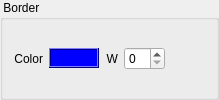
        <widget class="QGroupBox" name="groupbox_fc_border">
         <property name="title">
          <string> Border </string>
         </property>
         <layout class="QHBoxLayout" name="horizontalLayout_8">
          <item>
           <widget class="QLabel" name="label_fc_border_color">
            <property name="text">
             <string>Color</string>
            </property>
            <property name="alignment">
             <set>Qt::AlignRight|Qt::AlignTrailing|Qt::AlignVCenter</set>
            </property>
           </widget>
          </item>
          <item>
           <widget class="QFrame" name="frame_fc_border_color">
            <property name="minimumSize">
             <size>
              <width>50</width>
              <height>0</height>
             </size>
            </property>
            <property name="maximumSize">
             <size>
              <width>16777215</width>
              <height>20</height>
             </size>
            </property>
            <property name="palette">
             <palette>
              <active>
               <colorrole role="WindowText">
                <brush brushstyle="SolidPattern">
                 <color alpha="255">
                  <red>0</red>
                  <green>0</green>
                  <blue>0</blue>
                 </color>
                </brush>
               </colorrole>
               <colorrole role="Button">
                <brush brushstyle="SolidPattern">
                 <color alpha="255">
                  <red>0</red>
                  <green>0</green>
                  <blue>255</blue>
                 </color>
                </brush>
               </colorrole>
               <colorrole role="Light">
                <brush brushstyle="SolidPattern">
                 <color alpha="255">
                  <red>127</red>
                  <green>127</green>
                  <blue>255</blue>
                 </color>
                </brush>
               </colorrole>
               <colorrole role="Midlight">
                <brush brushstyle="SolidPattern">
                 <color alpha="255">
                  <red>63</red>
                  <green>63</green>
                  <blue>255</blue>
                 </color>
                </brush>
               </colorrole>
               <colorrole role="Dark">
                <brush brushstyle="SolidPattern">
                 <color alpha="255">
                  <red>0</red>
                  <green>0</green>
                  <blue>127</blue>
                 </color>
                </brush>
               </colorrole>
               <colorrole role="Mid">
                <brush brushstyle="SolidPattern">
                 <color alpha="255">
                  <red>0</red>
                  <green>0</green>
                  <blue>170</blue>
                 </color>
                </brush>
               </colorrole>
               <colorrole role="Text">
                <brush brushstyle="SolidPattern">
                 <color alpha="255">
                  <red>0</red>
                  <green>0</green>
                  <blue>0</blue>
                 </color>
                </brush>
               </colorrole>
               <colorrole role="BrightText">
                <brush brushstyle="SolidPattern">
                 <color alpha="255">
                  <red>255</red>
                  <green>255</green>
                  <blue>255</blue>
                 </color>
                </brush>
               </colorrole>
               <colorrole role="ButtonText">
                <brush brushstyle="SolidPattern">
                 <color alpha="255">
                  <red>0</red>
                  <green>0</green>
                  <blue>0</blue>
                 </color>
                </brush>
               </colorrole>
               <colorrole role="Base">
                <brush brushstyle="SolidPattern">
                 <color alpha="255">
                  <red>255</red>
                  <green>255</green>
                  <blue>255</blue>
                 </color>
                </brush>
               </colorrole>
               <colorrole role="Window">
                <brush brushstyle="SolidPattern">
                 <color alpha="255">
                  <red>0</red>
                  <green>0</green>
                  <blue>255</blue>
                 </color>
                </brush>
               </colorrole>
               <colorrole role="Shadow">
                <brush brushstyle="SolidPattern">
                 <color alpha="255">
                  <red>0</red>
                  <green>0</green>
                  <blue>0</blue>
                 </color>
                </brush>
               </colorrole>
               <colorrole role="AlternateBase">
                <brush brushstyle="SolidPattern">
                 <color alpha="255">
                  <red>127</red>
                  <green>127</green>
                  <blue>255</blue>
                 </color>
                </brush>
               </colorrole>
               <colorrole role="ToolTipBase">
                <brush brushstyle="SolidPattern">
                 <color alpha="255">
                  <red>255</red>
                  <green>255</green>
                  <blue>220</blue>
                 </color>
                </brush>
               </colorrole>
               <colorrole role="ToolTipText">
                <brush brushstyle="SolidPattern">
                 <color alpha="255">
                  <red>0</red>
                  <green>0</green>
                  <blue>0</blue>
                 </color>
                </brush>
               </colorrole>
              </active>
              <inactive>
               <colorrole role="WindowText">
                <brush brushstyle="SolidPattern">
                 <color alpha="255">
                  <red>0</red>
                  <green>0</green>
                  <blue>0</blue>
                 </color>
                </brush>
               </colorrole>
               <colorrole role="Button">
                <brush brushstyle="SolidPattern">
                 <color alpha="255">
                  <red>0</red>
                  <green>0</green>
                  <blue>255</blue>
                 </color>
                </brush>
               </colorrole>
               <colorrole role="Light">
                <brush brushstyle="SolidPattern">
                 <color alpha="255">
                  <red>127</red>
                  <green>127</green>
                  <blue>255</blue>
                 </color>
                </brush>
               </colorrole>
               <colorrole role="Midlight">
                <brush brushstyle="SolidPattern">
                 <color alpha="255">
                  <red>63</red>
                  <green>63</green>
                  <blue>255</blue>
                 </color>
                </brush>
               </colorrole>
               <colorrole role="Dark">
                <brush brushstyle="SolidPattern">
                 <color alpha="255">
                  <red>0</red>
                  <green>0</green>
                  <blue>127</blue>
                 </color>
                </brush>
               </colorrole>
               <colorrole role="Mid">
                <brush brushstyle="SolidPattern">
                 <color alpha="255">
                  <red>0</red>
                  <green>0</green>
                  <blue>170</blue>
                 </color>
                </brush>
               </colorrole>
               <colorrole role="Text">
                <brush brushstyle="SolidPattern">
                 <color alpha="255">
                  <red>0</red>
                  <green>0</green>
                  <blue>0</blue>
                 </color>
                </brush>
               </colorrole>
               <colorrole role="BrightText">
                <brush brushstyle="SolidPattern">
                 <color alpha="255">
                  <red>255</red>
                  <green>255</green>
                  <blue>255</blue>
                 </color>
                </brush>
               </colorrole>
               <colorrole role="ButtonText">
                <brush brushstyle="SolidPattern">
                 <color alpha="255">
                  <red>0</red>
                  <green>0</green>
                  <blue>0</blue>
                 </color>
                </brush>
               </colorrole>
               <colorrole role="Base">
                <brush brushstyle="SolidPattern">
                 <color alpha="255">
                  <red>255</red>
                  <green>255</green>
                  <blue>255</blue>
                 </color>
                </brush>
               </colorrole>
               <colorrole role="Window">
                <brush brushstyle="SolidPattern">
                 <color alpha="255">
                  <red>0</red>
                  <green>0</green>
                  <blue>255</blue>
                 </color>
                </brush>
               </colorrole>
               <colorrole role="Shadow">
                <brush brushstyle="SolidPattern">
                 <color alpha="255">
                  <red>0</red>
                  <green>0</green>
                  <blue>0</blue>
                 </color>
                </brush>
               </colorrole>
               <colorrole role="AlternateBase">
                <brush brushstyle="SolidPattern">
                 <color alpha="255">
                  <red>127</red>
                  <green>127</green>
                  <blue>255</blue>
                 </color>
                </brush>
               </colorrole>
               <colorrole role="ToolTipBase">
                <brush brushstyle="SolidPattern">
                 <color alpha="255">
                  <red>255</red>
                  <green>255</green>
                  <blue>220</blue>
                 </color>
                </brush>
               </colorrole>
               <colorrole role="ToolTipText">
                <brush brushstyle="SolidPattern">
                 <color alpha="255">
                  <red>0</red>
                  <green>0</green>
                  <blue>0</blue>
                 </color>
                </brush>
               </colorrole>
              </inactive>
              <disabled>
               <colorrole role="WindowText">
                <brush brushstyle="SolidPattern">
                 <color alpha="255">
                  <red>0</red>
                  <green>0</green>
                  <blue>127</blue>
                 </color>
                </brush>
               </colorrole>
               <colorrole role="Button">
                <brush brushstyle="SolidPattern">
                 <color alpha="255">
                  <red>0</red>
                  <green>0</green>
                  <blue>255</blue>
                 </color>
                </brush>
               </colorrole>
               <colorrole role="Light">
                <brush brushstyle="SolidPattern">
                 <color alpha="255">
                  <red>127</red>
                  <green>127</green>
                  <blue>255</blue>
                 </color>
                </brush>
               </colorrole>
               <colorrole role="Midlight">
                <brush brushstyle="SolidPattern">
                 <color alpha="255">
                  <red>63</red>
                  <green>63</green>
                  <blue>255</blue>
                 </color>
                </brush>
               </colorrole>
               <colorrole role="Dark">
                <brush brushstyle="SolidPattern">
                 <color alpha="255">
                  <red>0</red>
                  <green>0</green>
                  <blue>127</blue>
                 </color>
                </brush>
               </colorrole>
               <colorrole role="Mid">
                <brush brushstyle="SolidPattern">
                 <color alpha="255">
                  <red>0</red>
                  <green>0</green>
                  <blue>170</blue>
                 </color>
                </brush>
               </colorrole>
               <colorrole role="Text">
                <brush brushstyle="SolidPattern">
                 <color alpha="255">
                  <red>0</red>
                  <green>0</green>
                  <blue>127</blue>
                 </color>
                </brush>
               </colorrole>
               <colorrole role="BrightText">
                <brush brushstyle="SolidPattern">
                 <color alpha="255">
                  <red>255</red>
                  <green>255</green>
                  <blue>255</blue>
                 </color>
                </brush>
               </colorrole>
               <colorrole role="ButtonText">
                <brush brushstyle="SolidPattern">
                 <color alpha="255">
                  <red>0</red>
                  <green>0</green>
                  <blue>127</blue>
                 </color>
                </brush>
               </colorrole>
               <colorrole role="Base">
                <brush brushstyle="SolidPattern">
                 <color alpha="255">
                  <red>0</red>
                  <green>0</green>
                  <blue>255</blue>
                 </color>
                </brush>
               </colorrole>
               <colorrole role="Window">
                <brush brushstyle="SolidPattern">
                 <color alpha="255">
                  <red>0</red>
                  <green>0</green>
                  <blue>255</blue>
                 </color>
                </brush>
               </colorrole>
               <colorrole role="Shadow">
                <brush brushstyle="SolidPattern">
                 <color alpha="255">
                  <red>0</red>
                  <green>0</green>
                  <blue>0</blue>
                 </color>
                </brush>
               </colorrole>
               <colorrole role="AlternateBase">
                <brush brushstyle="SolidPattern">
                 <color alpha="255">
                  <red>0</red>
                  <green>0</green>
                  <blue>255</blue>
                 </color>
                </brush>
               </colorrole>
               <colorrole role="ToolTipBase">
                <brush brushstyle="SolidPattern">
                 <color alpha="255">
                  <red>255</red>
                  <green>255</green>
                  <blue>220</blue>
                 </color>
                </brush>
               </colorrole>
               <colorrole role="ToolTipText">
                <brush brushstyle="SolidPattern">
                 <color alpha="255">
                  <red>0</red>
                  <green>0</green>
                  <blue>0</blue>
                 </color>
                </brush>
               </colorrole>
              </disabled>
             </palette>
            </property>
            <property name="font">
             <font>
              <stylestrategy>PreferAntialias</stylestrategy>
             </font>
            </property>
            <property name="cursor">
             <cursorShape>PointingHandCursor</cursorShape>
            </property>
            <property name="autoFillBackground">
             <bool>true</bool>
            </property>
            <property name="frameShape">
             <enum>QFrame::Box</enum>
            </property>
            <property name="frameShadow">
             <enum>QFrame::Raised</enum>
            </property>
           </widget>
          </item>
          <item>
           <widget class="QLabel" name="label_fc_border_width">
            <property name="text">
             <string>W</string>
            </property>
            <property name="alignment">
             <set>Qt::AlignRight|Qt::AlignTrailing|Qt::AlignVCenter</set>
            </property>
            <property name="buddy">
             <cstring>spinbox_fc_border_width</cstring>
            </property>
           </widget>
          </item>
          <item>
           <widget class="QSpinBox" name="spinbox_fc_border_width">
            <property name="maximum">
             <number>10</number>
            </property>
           </widget>
          </item>
          <item>
           <spacer name="horizontalSpacer_3">
            <property name="orientation">
             <enum>Qt::Horizontal</enum>
            </property>
            <property name="sizeHint" stdset="0">
             <size>
              <width>40</width>
              <height>20</height>
             </size>
            </property>
           </spacer>
          </item>
         </layout>
        </widget>
